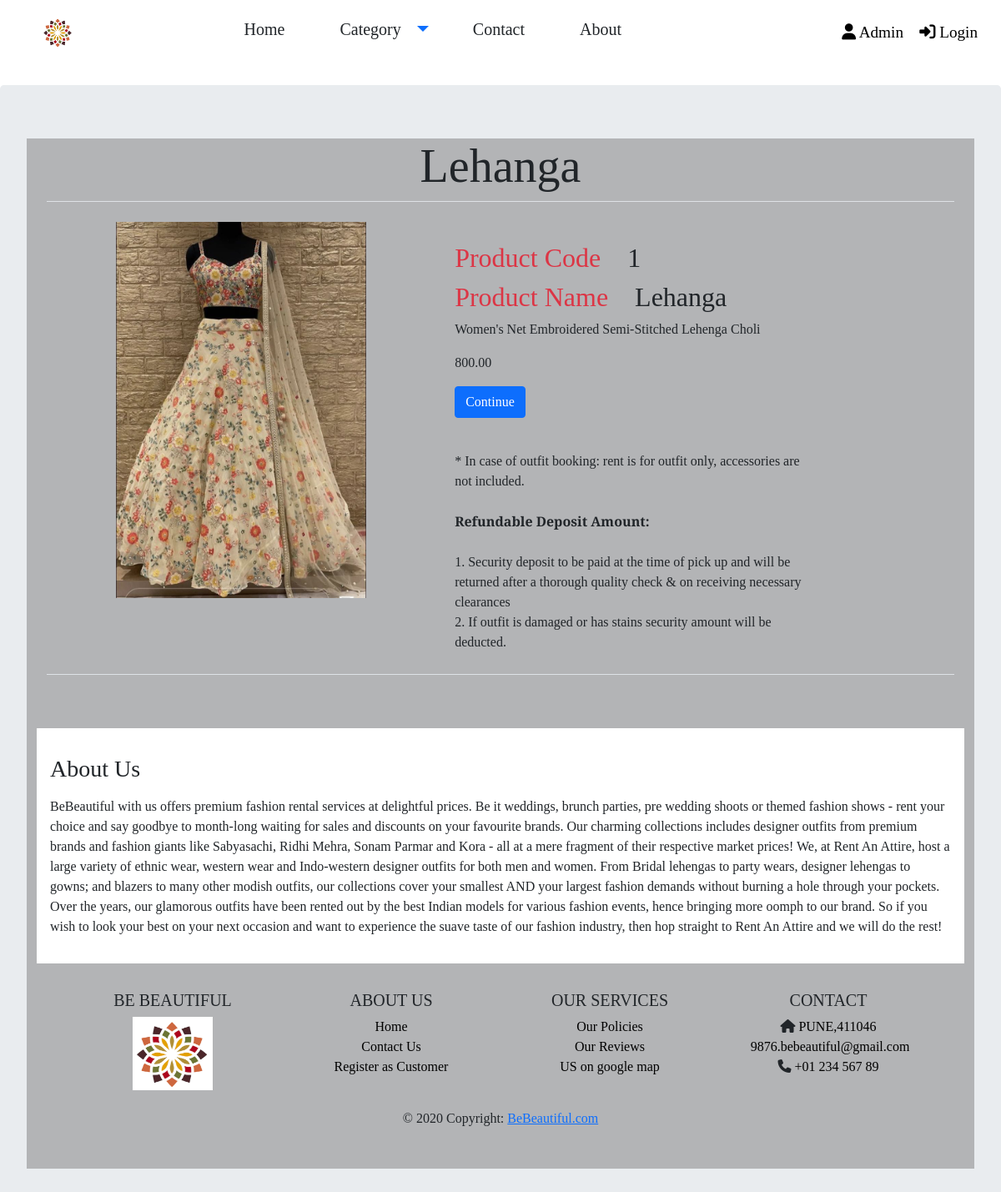
Screenshot of /details.php?details_id=1 with the database file from the repository.
### tables this page shows
CREATE TABLE `clothes` (
  `cloth_id` int(11) NOT NULL,
  `cloth_name` varchar(255) NOT NULL,
  `cloth_category` varchar(255) NOT NULL,
  `cloth_desc` text NOT NULL,
  `cloth_price` float(10,2) NOT NULL,
  `cloth_img` varchar(255) NOT NULL
);

### details.php (the view, shortened to what this page needs)
<!doctype html>
<html lang="en">
<head>
  <link href="https://cdn.jsdelivr.net/npm/bootstrap@5.0.2/dist/css/bootstrap.min.css" rel="stylesheet">
  <link rel="stylesheet" href="./css/style.css">
  <link href="https://cdnjs.cloudflare.com/ajax/libs/font-awesome/6.2.0/css/all.min.css" rel="stylesheet">
</head>
<body>
  <?php require 'headers.php'; ?>
  <?php require 'connect.php'; ?>
  <?php
  $id = $_GET['details_id'];
  $sql = "Select * from clothes where cloth_id=$id";
  $result = mysqli_query($con, $sql);
  $row = mysqli_fetch_assoc($result);
  $cloth_id = $row['cloth_id'];
  $cloth_name = $row['cloth_name'];
  $cloth_desc = $row['cloth_desc'];
  $cloth_img = $row['cloth_img'];
  $cloth_price = $row['cloth_price'];
  ?>
  <div class="jumbotron mt-4 ">
    <div class="container-fluid custom-container">
      <h1 class="display-4 text-center "><?php echo $cloth_name; ?></h1>
      <div class="container">
        <table class="table">
          <tbody>
            <tr>
              <td class="p-4" align="center"><img src="<?php echo $cloth_img ?>" class="img-fluid" width="300px" alt="..."></td>
              <td>
                <div class="card" style="width: 450px;height: 550px; background:transparent;border:none">
                  <br>
                  <div class="card-body">
                    <h2 class="card-title text-danger">Product Code <span class="text-dark ml-4"><?php echo $cloth_id; ?></span></h2>
                    <h2 class="card-title text-danger">Product Name <span class="text-dark ml-4"><?php echo $cloth_name; ?></span></h2>
                    <p class="card-text"><?php echo $cloth_desc; ?></p>
                    <p class="card-text"><?php echo $cloth_price; ?></p>
                    <?php if (!isset($_SESSION['user_logged'])) {  ?>
                    <p><a href="login.php"><input type="submit" class="btn btn-primary" name="login" value="Continue"></a></p>
                    <?php } else { ?>
                    <a href="proceed1.php?pid=<?php echo $row['cloth_id']; ?>"><input type="submit" class="btn btn-primary" name="continue" value="Continue"></a></p>
                    <?php }
                    ?>
                    <br>
                    <p class="card-text">* In case of outfit booking: rent is for outfit only, accessories are not included.<br><br>
                    <span style="font-weight: 600;">
                    Refundable Deposit Amount:</span>
                    <br><br>
                    1. Security deposit to be paid at the time of pick up and will be returned after a thorough quality check & on receiving necessary clearances<br>
                    2. If outfit is damaged or has stains security amount will be deducted.<br>
                  </div>
                </div>
              </td>
            </tr>
          </tbody>
        </table>
      </div>
      <div>
        <?php require 'aboutus.php'; ?>
        <?php require 'footer2.php'; ?>
      </div>
</body>
</html>

### css/style.css (style rules this page uses)
* { padding: 0; margin: 0; box-sizing: border-box; font-family: 'EB Garamond', serif; }
.custom-container { background-color: rgba(46, 44, 44, 0.187); }

### css/headers.css (style rules this page uses)
* { padding: 0; margin: 0; box-sizing: border-box; font-family: 'EB Garamond', serif; }
.custom-container { background-color: rgba(46, 44, 44, 0.289); }

### rows the page displays
clothes: cloth_name "Lehanga", cloth_img (picture), cloth_id "1", cloth_desc "Women's Net Embroidered Semi-Stitched Lehenga Choli", cloth_price "800.00"
